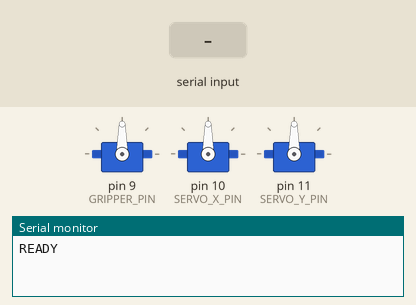
This sketch was run on a simulated Arduino Uno, built with avr-gcc and run on an emulated ATmega328P. Shown: 3 × servo, the last lines printed to the serial monitor. The test bench sets the inputs (shaded band).

Above: at 1.7 s.
1.8 s: "G\n" received over Serial
At 2.9 s:
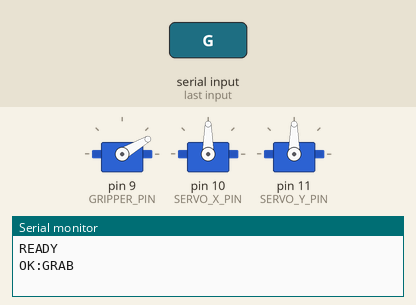
3.3 s: "G,1\n" received over Serial
At 4.2 s:
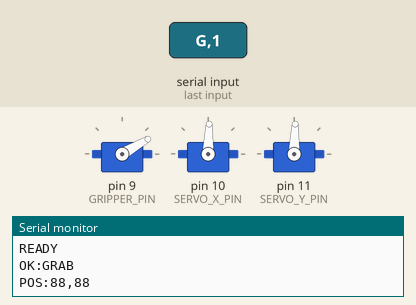
4.8 s: "R\n" received over Serial
At 5.2 s:
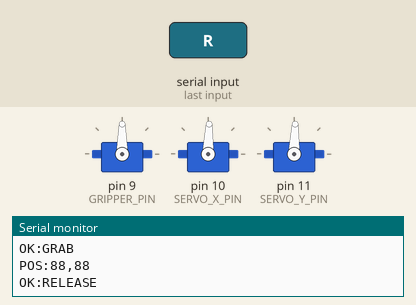
6.6 s: "L\n" received over Serial
At 7.8 s:
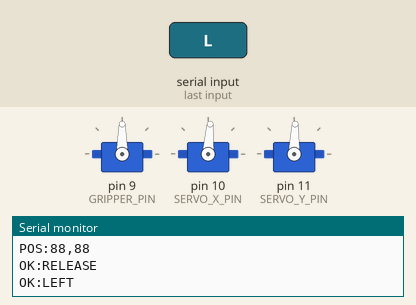
Timing chart, 0 to 9.1 s (numbered marks = the images above; inputs shaded):
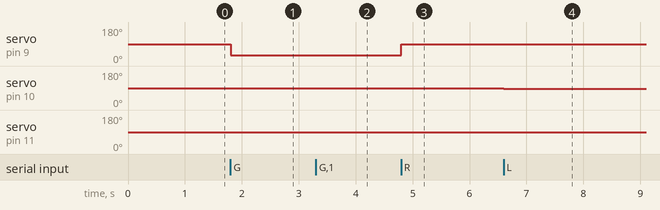

Measured:
- after the input at 1.8 s, servo on pin 9 (GRIPPER_PIN): 90° → 30° at once
- after the input at 3.3 s, servo on pin 10 (SERVO_X_PIN), servo on pin 11 (SERVO_Y_PIN): 90° → 88° at once
- after the input at 4.8 s, servo on pin 9 (GRIPPER_PIN): 30° → 90° at once
- after the input at 6.6 s, servo on pin 10 (SERVO_X_PIN): 88° → 86° at once

The sketch:

arduino_gripper.ino
```cpp
/*
 * Arduino 夾爪控制程式
 * 接收來自 Python (OpenCV) 的序列指令，控制伺服馬達夾爪與 XY 軸移動。
 *
 * 硬體接線：
 *   - 夾爪伺服馬達 -> Pin 9
 *   - X 軸伺服馬達 -> Pin 10（水平旋轉）
 *   - Y 軸伺服馬達 -> Pin 11（垂直升降）
 *
 * 2026-03-20 by ChatGPT
 *
 * 通訊協定（Serial 9600 baud）：
 *   "G"      -> 夾取
 *   "R"      -> 釋放
 *   "L"      -> 左移
 *   "H"      -> 右移（避開與 R:Release 衝突）
 *   "U"      -> 上移
 *   "D"      -> 下移
 *   "C"      -> 回中心位置
 *   "X,Y"    -> 自動根據座標調整位置（例如 "320,240"）
 */

#include <Servo.h>

// ===== 腳位設定 =====
#define GRIPPER_PIN  9    // 夾爪伺服馬達
#define SERVO_X_PIN  10   // X 軸伺服馬達
#define SERVO_Y_PIN  11   // Y 軸伺服馬達

// ===== 夾爪角度 =====
#define GRIPPER_OPEN   90   // 張開角度
#define GRIPPER_CLOSE  30   // 夾緊角度

// ===== XY 軸範圍 =====
#define SERVO_X_MIN  0
#define SERVO_X_MAX  180
#define SERVO_Y_MIN  30
#define SERVO_Y_MAX  150

// ===== 畫面參數（需與 Python 端一致）=====
#define FRAME_WIDTH   640
#define FRAME_HEIGHT  480
#define FRAME_CENTER_X  (FRAME_WIDTH / 2)
#define FRAME_CENTER_Y  (FRAME_HEIGHT / 2)

// ===== 位置調整步進 =====
#define STEP_SIZE  2    // 每次移動的角度
#define DEAD_ZONE  30   // 死區（偏差在此範圍內不動作）

// ===== 全域變數 =====
Servo gripperServo;
Servo servoX;
Servo servoY;

int posX = 90;   // X 軸目前角度
int posY = 90;   // Y 軸目前角度
bool gripperClosed = false;

String inputBuffer = "";

void setup() {
    Serial.begin(9600);

    gripperServo.attach(GRIPPER_PIN);
    servoX.attach(SERVO_X_PIN);
    servoY.attach(SERVO_Y_PIN);

    // 初始化位置
    gripperServo.write(GRIPPER_OPEN);
    servoX.write(posX);
    servoY.write(posY);

    delay(500);
    Serial.println("READY");
}

void loop() {
    // 讀取序列資料
    while (Serial.available() > 0) {
        char c = Serial.read();

        if (c == '\n' || c == '\r') {
            if (inputBuffer.length() > 0) {
                processCommand(inputBuffer);
                inputBuffer = "";
            }
        } else {
            inputBuffer += c;
        }
    }
}

void processCommand(String cmd) {
    cmd.trim();

    if (cmd == "G") {
        // 夾取
        gripperClose();
        Serial.println("OK:GRAB");
    }
    else if (cmd == "R") {
        // 釋放
        gripperOpen();
        Serial.println("OK:RELEASE");
    }
    else if (cmd == "L") {
        // 左移
        moveX(-STEP_SIZE);
        Serial.println("OK:LEFT");
    }
    else if (cmd == "H") {
        // 右移
        moveX(STEP_SIZE);
        Serial.println("OK:RIGHT");
    }
    else if (cmd == "U") {
        // 上移
        moveY(-STEP_SIZE);
        Serial.println("OK:UP");
    }
    else if (cmd == "D") {
        // 下移
        moveY(STEP_SIZE);
        Serial.println("OK:DOWN");
    }
    else if (cmd == "C") {
        // 回中心
        posX = 90;
        posY = 90;
        servoX.write(posX);
        servoY.write(posY);
        Serial.println("OK:CENTER");
    }
    else if (cmd.indexOf(',') > 0) {
        // 座標模式: "X,Y"
        int commaIdx = cmd.indexOf(',');
        int targetX = cmd.substring(0, commaIdx).toInt();
        int targetY = cmd.substring(commaIdx + 1).toInt();
        trackTarget(targetX, targetY);
    }
    else {
        Serial.println("ERR:UNKNOWN");
    }
}

void gripperClose() {
    gripperServo.write(GRIPPER_CLOSE);
    gripperClosed = true;
    delay(300);  // 等待夾爪動作完成
}

void gripperOpen() {
    gripperServo.write(GRIPPER_OPEN);
    gripperClosed = false;
    delay(300);
}

void moveX(int delta) {
    posX = constrain(posX + delta, SERVO_X_MIN, SERVO_X_MAX);
    servoX.write(posX);
}

void moveY(int delta) {
    posY = constrain(posY + delta, SERVO_Y_MIN, SERVO_Y_MAX);
    servoY.write(posY);
}

void trackTarget(int targetX, int targetY) {
    /*
     * 根據目標在畫面中的位置，自動調整伺服馬達角度，
     * 使夾爪對準目標。
     *
     * 計算偏差量：
     *   errorX > 0 表示目標在畫面右方 -> 伺服馬達需往右轉
     *   errorY > 0 表示目標在畫面下方 -> 伺服馬達需往下移
     */

    int errorX = targetX - FRAME_CENTER_X;
    int errorY = targetY - FRAME_CENTER_Y;

    // X 軸追蹤
    if (abs(errorX) > DEAD_ZONE) {
        int stepX = (errorX > 0) ? STEP_SIZE : -STEP_SIZE;
        moveX(stepX);
    }

    // Y 軸追蹤
    if (abs(errorY) > DEAD_ZONE) {
        int stepY = (errorY > 0) ? STEP_SIZE : -STEP_SIZE;
        moveY(stepY);
    }

    // 回報目前位置
    Serial.print("POS:");
    Serial.print(posX);
    Serial.print(",");
    Serial.println(posY);
}
```
